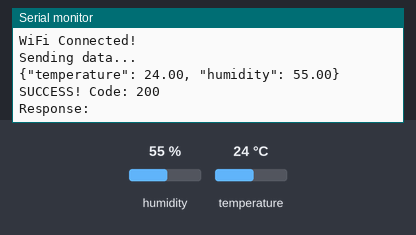
The sketch below on a simulated ESP32. Shown: the last lines printed to the serial monitor. The inputs (shaded band) are chosen by the test bench; at power-on: humidity 55 %, temperature 24 °C. WiFi joins after 1.5 s; servers stay silent unless stated; uploads are accepted with an empty reply.

Above: at 2.7 s.
2.8 s: humidity set to 22 %
At 6.87 s:
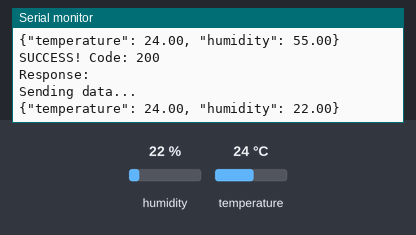
8.6 s: temperature set to 12 °C
At 13.4 s:
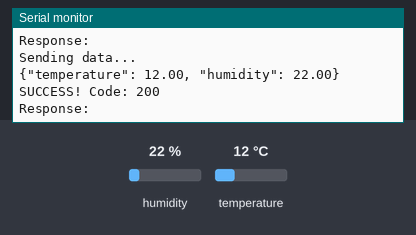
14.4 s: humidity set to 40 %
At 18.8 s:
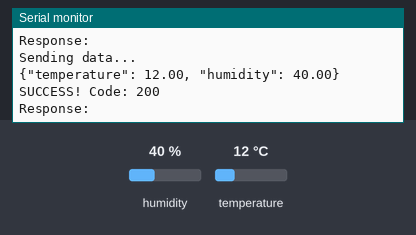
Timing chart, 0 to 20.3 s (numbered marks = the images above; inputs shaded):
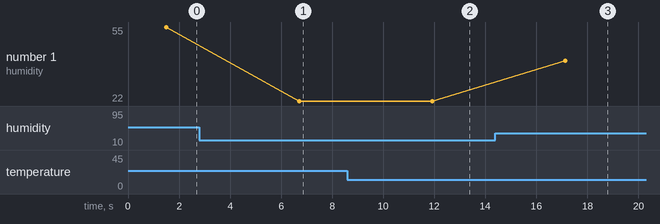

Measured:
- after the input at 2.8 s, the serial monitor: prints a new line after 3.9 s (image 1)
- after the input at 8.6 s, the serial monitor: prints a new line after 3.3 s (image 2)
- after the input at 14.4 s, the serial monitor: prints a new line after 2.7 s (image 3)
- plotted number 1: 55 → 22 after the input at 2.8 s, 22 → 40 after the input at 14.4 s

The sketch:

sensor_esp32.ino
```cpp
#include <WiFi.h>
#include <HTTPClient.h>
#include <WiFiClientSecure.h>
#include <DHT.h>

// --- KONFİG ---
#define DHTPIN 15
#define DHTTYPE DHT22
DHT dht(DHTPIN, DHTTYPE);

const char* ssid = "Wokwi-GUEST";
const char* password = "";

const char* serverName = "https://sensor-backend-production-28d9.up.railway.app/api/sensor/data";

void setup() {
  Serial.begin(115200);
  dht.begin();

  WiFi.begin(ssid, password);
  Serial.println("Connecting to WiFi...");

  while (WiFi.status() != WL_CONNECTED) {
    delay(500);
    Serial.print(".");
  }

  Serial.println("\nWiFi Connected!");
}

void loop() {
  if (WiFi.status() == WL_CONNECTED) {

    float temperature = dht.readTemperature();
    float humidity = dht.readHumidity();

    if (isnan(temperature) || isnan(humidity)) {
      Serial.println("Sensor error!");
      delay(2000);
      return;
    }

    String jsonPayload = "{\"temperature\": " + String(temperature) + ", \"humidity\": " + String(humidity) + "}";

    WiFiClientSecure client;
    client.setInsecure(); // SSL bypass

    HTTPClient http;

    Serial.println("Sending data...");
    Serial.println(jsonPayload);

    if (http.begin(client, serverName)) {

      http.addHeader("Content-Type", "application/json");
      http.addHeader("ngrok-skip-browser-warning", "1");

      int httpResponseCode = http.POST(jsonPayload);

      if (httpResponseCode > 0) {
        Serial.print("SUCCESS! Code: ");
        Serial.println(httpResponseCode);

        String response = http.getString();
        Serial.println("Response:");
        Serial.println(response);

      } else {
        Serial.print("ERROR! Code: ");
        Serial.println(httpResponseCode);
        Serial.println(http.errorToString(httpResponseCode));
      }

      http.end();
    } else {
      Serial.println("Connection failed!");
    }
  }

  delay(5000);
}
```
